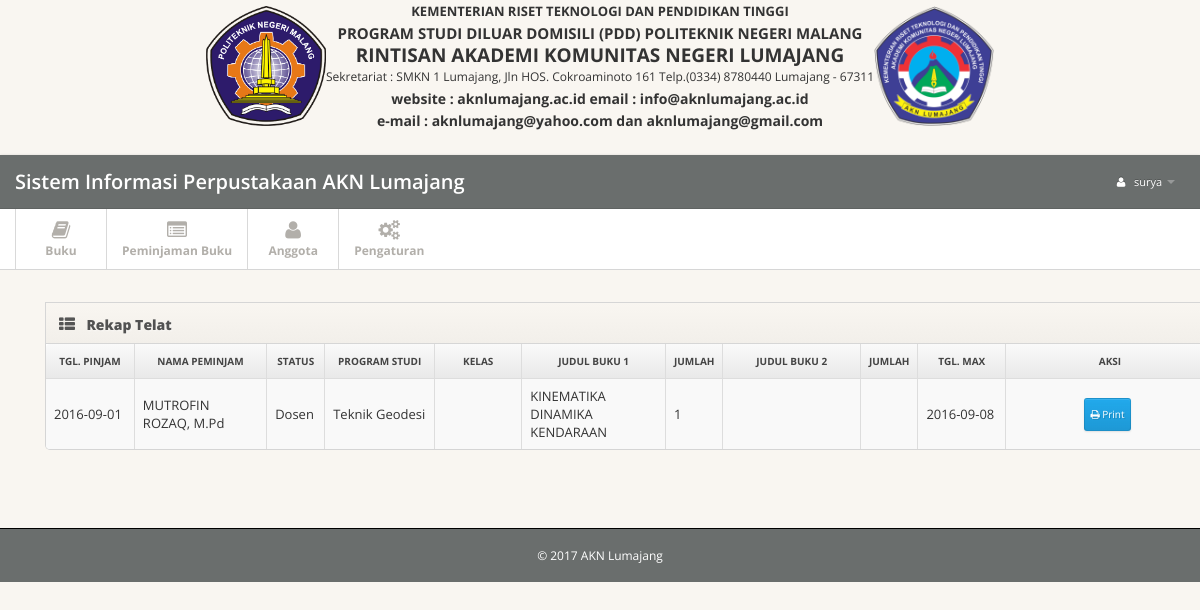
Screenshot of /dashboard.php?pages=rekap-telat (signed in) with the database file from the repository.
### tables this page shows
CREATE TABLE `tabel_peminjaman` (
  `id` varchar(100) NOT NULL,
  `tgl_pinjam` date NOT NULL,
  `nama_peminjam` varchar(255) NOT NULL,
  `jenis_kelamin` varchar(255) NOT NULL,
  `nomor_induk` varchar(255) NOT NULL,
  `jabatan` varchar(255) NOT NULL,
  `program_studi` varchar(255) NOT NULL,
  `kelas_semester` varchar(255) NOT NULL,
  `judul_buku1` varchar(255) NOT NULL,
  `jumlah1` varchar(255) NOT NULL,
  `judul_buku2` varchar(50) NOT NULL,
  `jumlah2` varchar(11) NOT NULL,
  `tgl_kembali` date NOT NULL,
  `status_kembali` int(11) NOT NULL
);

### pages/rekap-telat.php (the view, shortened to what this page needs)
<?php
$lampau = date('2015-12-12');
$PenguranganTgl = date('Y-m-d', mktime(0,0,0,date('m'),date('d')-8,date('Y')));
?>
<div class="row">
        <div class="span12">
          <div class="widget widget-table action-table">
            <div class="widget-header"> <i class="icon-th-list"></i>
              <h3>Rekap Telat</h3>
            </div>
            <div class="widget-content">
              <table class="table table-striped table-bordered">
                <thead>
                  <tr>
                    <th style="width:8%; text-align:center">Tgl. Pinjam</th>
                    <th style="width:12%; text-align:center">Nama Peminjam</th>
                    <th style="width:5%; text-align:center">Status</th>
                    <th style="width:10%; text-align:center">Program Studi</th>
                    <th style="width:8%; text-align:center">Kelas</th>
                    <th style="width:13%; text-align:center">Judul Buku 1</th>
                    <th style="width:1%; text-align:center">Jumlah</th>
                    <th style="width:13%; text-align:center">Judul Buku 2</th>
                    <th style="width:1%; text-align:center">Jumlah</th>
                    <th style="width:8%; text-align:center">Tgl. Max</th>
                    <th style="width:20%; text-align:center">Aksi</th>
                  </tr>
                </thead>
                <?php
                $querydosen=mysql_query("SELECT * FROM tabel_peminjaman WHERE tgl_pinjam BETWEEN '$lampau' AND '$PenguranganTgl'");
                while ($hasil=mysql_fetch_array($querydosen)) {
                ?>
                <tbody>
                  <tr>
                    <td><?php echo $hasil['1']; ?></td>
                    <td><?php echo $hasil['2']; ?></td>
                    <td><?php echo $hasil['jabatan']; ?></td>
                    <td><?php echo $hasil['program_studi']; ?></td>
                    <td><?php echo $hasil['kelas_semester']; ?></td>
                   <td><?php echo $hasil['judul_buku1']; ?></td>
                   <td><?php echo $hasil['jumlah1']; ?></td>
                   <td><?php echo $hasil['judul_buku2']; ?></td>
                   <td><?php echo $hasil['jumlah2']; ?></td>
                   <td><?php echo $hasil['tgl_kembali']; ?></td>
                    <td class="td-actions">
                      <a href="javascript:void(0);" class="btn btn-small btn-primary"
                          onclick="window.open('pages/print_telat.php?ID=<?php echo $hasil['0']; ?>','nama_window_pop_up','size=800,height=800,scrollbars=yes,resizeable=no')"><i class="btn-icon-only/ icon-print"> </i>Print</a>
                </tbody>
                <?php } ?>
              </table>
            </div>
          </div>
        </div>
      </div>

### css/style.css (style rules this page uses)
body { background: #f9f6f1; font: 13px/1.7em 'Open Sans'; }
.table td { vertical-align: middle; }
.table-bordered th { background: #E9E9E9; background:-moz-linear-gradient(top, #FAFAFA 0%, #E9E9E9 100%); background:-webkit-gradient(linear, left top, left bottom, color-stop(0%,#FAFAFA), color-stop(100%,#E9E9E9)); background:-webkit-linear-gradient(top, #FAFAFA 0%,#E9E9E9 100%); background:-o-linear-gradient(top, #FAFAFA 0%,#E9E9E9 100%); background:-ms-linear-gradient(top, #FAFAFA 0%,#E9E9E9 100%); background:linear-gradient(top, #FAFAFA 0%,#E9E9E9 100%); filter: progid:DXImageTransform.Microsoft.gradient(startColorstr='#FAFAFA', endColorstr='#E9E9E9'); -ms-filter: "progid:DXImageTransform.Microsoft.gradient(startColorstr='#FAFAFA', endColorstr='#E9E9E9')"; font-size: 10px; color: #444; text-transform: uppercase; }
.widget { position: relative; clear: both; width: auto; margin-bottom: 2em; overflow: hidden; }
.widget-header { position: relative; height: 40px; line-height: 40px; background: #f9f6f1; background:-moz-linear-gradient(top, #f9f6f1 0%, #f2efea 100%); background:-webkit-gradient(linear, left top, left bottom, color-stop(0%,#f9f6f1), color-stop(100%,#f2efea)); background:-webkit-linear-gradient(top, #f9f6f1 0%,#f2efea 100%); background:-o-linear-gradient(top, #f9f6f1 0%,#f2efea 100%); background:-ms-linear-gradient(top, #f9f6f1 0%,#f2efea 100%); background:linear-gradient(top, #f9f6f1 0%,#f2efea 100%); filter: progid:DXImageTransform.Microsoft.gradient(startColorstr='#f9f6f1', endColorstr='#f2efea'); -ms-filter: "progid:DXImageTransform.Microsoft.gradient(startColorstr='#f9f6f1', endColorstr='#f2efea')"; border: 1px solid #d6d6d6; -webkit-background-clip: padding-box; }
.widget-header h3 { position: relative; top: 2px; left: 10px; display: inline-block; margin-right: 3em; font-size: 14px; font-weight: 800; color: #525252; line-height: 18px; text-shadow: 1px 1px 2px rgba(255,255,255,.5); }
.widget-header [class^="icon-"], .widget-header [class*=" icon-"] { display: inline-block; margin-left: 13px; margin-right: -2px; font-size: 16px; color: #555; vertical-align: middle; }
.widget-content { padding: 20px 15px 15px; background: #FFF; border: 1px solid #D5D5D5; -moz-border-radius: 5px; -webkit-border-radius: 5px; border-radius: 5px; }
.widget-header+.widget-content { border-top: none; -webkit-border-top-left-radius: 0; -webkit-border-top-right-radius: 0; -moz-border-radius-topleft: 0; -moz-border-radius-topright: 0; border-top-left-radius: 0; border-top-right-radius: 0; }
.widget-content:before, .widget-content:after { content:""; display:table; }
.widget-content:after { clear:both; }
.widget-content { zoom:1; }
.widget-table .widget-content { padding: 0; }
.widget-table .table { margin-bottom: 0; border: none; }
.widget-table .table tr td:first-child { border-left: none; }
.widget-table .table tr th:first-child { border-left: none; }

### css/pages/dashboard.css (style rules this page uses)
.action-table .btn-small { padding: 4px 5px 5px; font-size: 10px; }
.action-table .td-actions { width: 80px; text-align: center; }
.action-table .td-actions .btn { margin-right: .5em; }
.action-table .td-actions .btn:last-child { margin-rigth: 0; }

### rows the page displays
tabel_peminjaman: tgl_pinjam "2016-09-01", nama_peminjam "MUTROFIN ROZAQ, M.Pd", jabatan "Dosen", program_studi "Teknik Geodesi", judul_buku1 "KINEMATIKA DINAMIKA KENDARAAN", jumlah1 "1", tgl_kembali "2016-09-08"

### other values shown
$_SESSION['username'] "surya"
